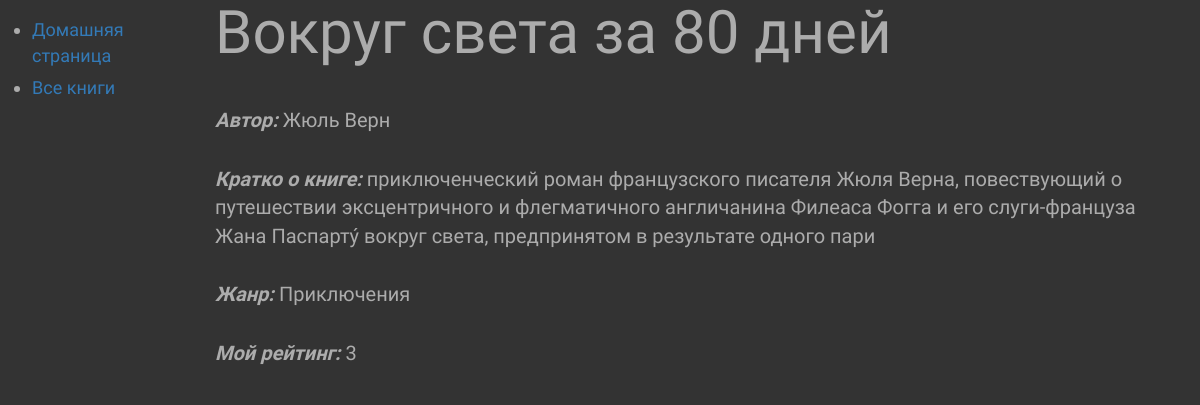
Page /catalog/book/5 on the committed database.
### catalog/models.py (models this page shows, shortened)
class Book(models.Model):
    title = models.CharField(max_length=200)
    author = models.CharField(max_length=200, blank=True, null=True)
    summary = models.TextField(max_length=1000, help_text="Небольшое описание книги")
    genre = models.ManyToManyField(Genre, help_text="Выберите жанр книги")
    stars = models.IntegerField(validators=[MinValueValidator(1), MaxValueValidator(5)])

class Genre(models.Model):
    name = models.CharField(max_length=200, help_text="Введите жанр книги")
    def __str__(self):
        return self.name

### catalog/views.py (the view)
# urls.py: path('book/<int:pk>', views.BookDetailView.as_view(), name='book-detail'),
class BookDetailView(generic.DetailView):
    model = Book

### catalog/templates/catalog/book_detail.html
{% extends 'basic_generic.html' %}
{% block content %}
<br>
<br>
<br>
<br>
  <h1>{{ book.title }}</h1>
  <p><strong style="font-style: italic;">Автор:</strong> {{ book.author }}</p>
  <br>
  <p><strong style="font-style: italic;">Кратко о книге:</strong> {{ book.summary }}</p>
  <br>
  <p><strong style="font-style: italic;">Жанр:</strong> {% for genre in book.genre.all %} {{ genre }}{% if not forloop.last %}, {% endif %}{% endfor %}</p>
  <br>
  <p><strong style="font-style: italic;">Мой рейтинг:</strong> {{ book.stars }}</p>
{% endblock %}

### catalog/static/css/styles.css (style rules this page uses)
h1 { font-size: 60px; margin: -80px 0 40px; }

### rows in the picture
Book: author "Жюль Верн", summary "приключенческий роман французского писателя Жюля Верна, повествующий о путешествии эксцентричного и флегматичного англичанина Филеаса Фогга и его слуги-француза Жана Паспарту́ вокруг света, предпринятом в результате одного пари", stars "3"
Genre: name "Приключения"
